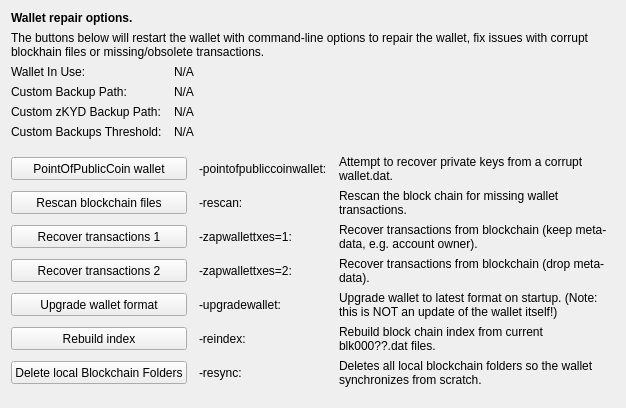
     <widget class="QWidget" name="tab_repair">
      <attribute name="title">
       <string>&amp;Wallet Repair</string>
      </attribute>
      <layout class="QGridLayout" name="gridLayout_4" columnstretch="0,0,0,0">
       <property name="horizontalSpacing">
        <number>12</number>
       </property>
       <item row="0" column="0" colspan="4">
        <widget class="QLabel" name="label_repair_header">
         <property name="font">
          <font>
           <weight>75</weight>
           <bold>true</bold>
          </font>
         </property>
         <property name="text">
          <string>Wallet repair options.</string>
         </property>
        </widget>
       </item>
       <item row="1" column="0" colspan="4">
        <widget class="QLabel" name="label_repair_helptext">
         <property name="font">
          <font>
           <weight>50</weight>
           <bold>false</bold>
          </font>
         </property>
         <property name="text">
          <string>The buttons below will restart the wallet with command-line options to repair the wallet, fix issues with corrupt blockhain files or missing/obsolete transactions.</string>
         </property>
         <property name="wordWrap">
          <bool>true</bool>
         </property>
        </widget>
       </item>
       <item row="2" column="0">
        <widget class="QLabel" name="wallet_path_label">
         <property name="text">
          <string>Wallet In Use:</string>
         </property>
        </widget>
       </item>
       <item row="2" column="1" colspan="3">
        <widget class="QLabel" name="wallet_path">
         <property name="cursor">
          <cursorShape>IBeamCursor</cursorShape>
         </property>
         <property name="text">
          <string>N/A</string>
         </property>
         <property name="textFormat">
          <enum>Qt::PlainText</enum>
         </property>
         <property name="textInteractionFlags">
          <set>Qt::LinksAccessibleByMouse|Qt::TextSelectableByKeyboard|Qt::TextSelectableByMouse</set>
         </property>
        </widget>
       </item>
       <item row="3" column="0">
        <widget class="QLabel" name="wallet_custombackuppath_label">
         <property name="text">
          <string>Custom Backup Path:</string>
         </property>
         <property name="visible">
          <bool>false</bool>
         </property>
        </widget>
       </item>
       <item row="3" column="1" colspan="3">
        <widget class="QLabel" name="wallet_custombackuppath">
         <property name="cursor">
          <cursorShape>IBeamCursor</cursorShape>
         </property>
         <property name="text">
          <string>N/A</string>
         </property>
         <property name="textFormat">
          <enum>Qt::PlainText</enum>
         </property>
         <property name="textInteractionFlags">
          <set>Qt::LinksAccessibleByMouse|Qt::TextSelectableByKeyboard|Qt::TextSelectableByMouse</set>
         </property>
         <property name="visible">
          <bool>false</bool>
         </property>
        </widget>
       </item>
       <item row="4" column="0">
        <widget class="QLabel" name="wallet_customzkydbackuppath_label">
         <property name="text">
          <string>Custom zKYD Backup Path:</string>
         </property>
         <property name="visible">
          <bool>false</bool>
         </property>
        </widget>
       </item>
       <item row="4" column="1" colspan="3">
        <widget class="QLabel" name="wallet_customzkydbackuppath">
         <property name="cursor">
          <cursorShape>IBeamCursor</cursorShape>
         </property>
         <property name="text">
          <string>N/A</string>
         </property>
         <property name="textFormat">
          <enum>Qt::PlainText</enum>
         </property>
         <property name="textInteractionFlags">
          <set>Qt::LinksAccessibleByMouse|Qt::TextSelectableByKeyboard|Qt::TextSelectableByMouse</set>
         </property>
         <property name="visible">
          <bool>false</bool>
         </property>
        </widget>
       </item>
       <item row="5" column="0">
        <widget class="QLabel" name="wallet_custombackupthreshold_label">
         <property name="text">
          <string>Custom Backups Threshold:</string>
         </property>
         <property name="visible">
          <bool>false</bool>
         </property>
        </widget>
       </item>
       <item row="5" column="1" colspan="3">
        <widget class="QLabel" name="wallet_custombackupthreshold">
         <property name="cursor">
          <cursorShape>IBeamCursor</cursorShape>
         </property>
         <property name="text">
          <string>N/A</string>
         </property>
         <property name="textFormat">
          <enum>Qt::PlainText</enum>
         </property>
         <property name="textInteractionFlags">
          <set>Qt::LinksAccessibleByMouse|Qt::TextSelectableByKeyboard|Qt::TextSelectableByMouse</set>
         </property>
         <property name="visible">
          <bool>false</bool>
         </property>
        </widget>
       </item>
       <item row="6" column="0">
        <spacer name="verticalSpacer_repair1">
         <property name="orientation">
          <enum>Qt::Vertical</enum>
         </property>
         <property name="sizeHint" stdset="0">
          <size>
           <width>10</width>
           <height>10</height>
          </size>
         </property>
        </spacer>
       </item>
       <item row="7" column="0" colspan="2">
        <widget class="QPushButton" name="btn_pointofpubliccoinwallet">
         <property name="minimumSize">
          <size>
           <width>100</width>
           <height>23</height>
          </size>
         </property>
         <property name="text">
          <string>PointOfPublicCoin wallet</string>
         </property>
        </widget>
       </item>
       <item row="7" column="2">
        <widget class="QLabel" name="label_repair_pointofpubliccoin_command">
         <property name="text">
          <string notr="true">-pointofpubliccoinwallet:</string>
         </property>
        </widget>
       </item>
       <item row="7" column="3">
        <widget class="QLabel" name="label_repair_pointofpubliccoin">
         <property name="text">
          <string>Attempt to recover private keys from a corrupt wallet.dat.</string>
         </property>
         <property name="wordWrap">
          <bool>true</bool>
         </property>
        </widget>
       </item>
       <item row="8" column="0" colspan="2">
        <widget class="QPushButton" name="btn_rescan">
         <property name="minimumSize">
          <size>
           <width>100</width>
           <height>23</height>
          </size>
         </property>
         <property name="text">
          <string>Rescan blockchain files</string>
         </property>
        </widget>
       </item>
       <item row="8" column="2">
        <widget class="QLabel" name="label_repair_rescan_command">
         <property name="text">
          <string notr="true">-rescan:</string>
         </property>
        </widget>
       </item>
       <item row="8" column="3">
        <widget class="QLabel" name="label_repair_rescan">
         <property name="text">
          <string>Rescan the block chain for missing wallet transactions.</string>
         </property>
         <property name="wordWrap">
          <bool>true</bool>
         </property>
        </widget>
       </item>
       <item row="9" column="0" colspan="2">
        <widget class="QPushButton" name="btn_zapwallettxes1">
         <property name="minimumSize">
          <size>
           <width>100</width>
           <height>23</height>
          </size>
         </property>
         <property name="text">
          <string>Recover transactions 1</string>
         </property>
        </widget>
       </item>
       <item row="9" column="2">
        <widget class="QLabel" name="label_repair_zap1_command">
         <property name="text">
          <string notr="true">-zapwallettxes=1:</string>
         </property>
        </widget>
       </item>
       <item row="9" column="3">
        <widget class="QLabel" name="label_repair_zap1">
         <property name="text">
          <string>Recover transactions from blockchain (keep meta-data, e.g. account owner).</string>
         </property>
         <property name="wordWrap">
          <bool>true</bool>
         </property>
        </widget>
       </item>
       <item row="10" column="0" colspan="2">
        <widget class="QPushButton" name="btn_zapwallettxes2">
         <property name="minimumSize">
          <size>
           <width>100</width>
           <height>23</height>
          </size>
         </property>
         <property name="text">
          <string>Recover transactions 2</string>
         </property>
        </widget>
       </item>
       <item row="10" column="2">
        <widget class="QLabel" name="label_repair_zap2_command">
         <property name="text">
          <string notr="true">-zapwallettxes=2:</string>
         </property>
        </widget>
       </item>
       <item row="10" column="3">
        <widget class="QLabel" name="label_repair_zap2">
         <property name="text">
          <string>Recover transactions from blockchain (drop meta-data).</string>
         </property>
         <property name="wordWrap">
          <bool>true</bool>
         </property>
        </widget>
       </item>
       <item row="11" column="0" colspan="2">
        <widget class="QPushButton" name="btn_upgradewallet">
         <property name="minimumSize">
          <size>
           <width>100</width>
           <height>23</height>
          </size>
         </property>
         <property name="text">
          <string>Upgrade wallet format</string>
         </property>
        </widget>
       </item>
       <item row="11" column="2">
        <widget class="QLabel" name="label_repair_upgrade_command">
         <property name="text">
          <string notr="true">-upgradewallet:</string>
         </property>
        </widget>
       </item>
       <item row="11" column="3">
        <widget class="QLabel" name="label_repair_upgrade">
         <property name="text">
          <string>Upgrade wallet to latest format on startup. (Note: this is NOT an update of the wallet itself!)</string>
         </property>
         <property name="wordWrap">
          <bool>true</bool>
         </property>
        </widget>
       </item>
       <item row="12" column="0" colspan="2">
        <widget class="QPushButton" name="btn_reindex">
         <property name="minimumSize">
          <size>
           <width>100</width>
           <height>23</height>
          </size>
         </property>
         <property name="text">
          <string>Rebuild index</string>
         </property>
        </widget>
       </item>
       <item row="12" column="2">
        <widget class="QLabel" name="label_repair_reindex_command">
         <property name="text">
          <string notr="true">-reindex:</string>
         </property>
        </widget>
       </item>
       <item row="12" column="3">
        <widget class="QLabel" name="label_repair_reindex">
         <property name="text">
          <string>Rebuild block chain index from current blk000??.dat files.</string>
         </property>
         <property name="wordWrap">
          <bool>true</bool>
         </property>
        </widget>
       </item>
       <item row="13" column="0" colspan="2">
        <widget class="QPushButton" name="btn_resync">
         <property name="minimumSize">
          <size>
           <width>100</width>
           <height>23</height>
          </size>
         </property>
         <property name="text">
          <string>Delete local Blockchain Folders</string>
         </property>
        </widget>
       </item>
       <item row="13" column="2">
        <widget class="QLabel" name="label_repair_resync_command">
         <property name="text">
          <string>-resync:</string>
         </property>
        </widget>
       </item>
       <item row="13" column="3">
        <widget class="QLabel" name="label_repair_resync">
         <property name="text">
          <string>Deletes all local blockchain folders so the wallet synchronizes from scratch.</string>
         </property>
         <property name="wordWrap">
          <bool>true</bool>
         </property>
        </widget>
       </item>
       <item row="14" column="0">
        <spacer name="verticalSpacer_repair2">
         <property name="orientation">
          <enum>Qt::Vertical</enum>
         </property>
         <property name="sizeHint" stdset="0">
          <size>
           <width>20</width>
           <height>10</height>
          </size>
         </property>
        </spacer>
       </item>
      </layout>
     </widget>
